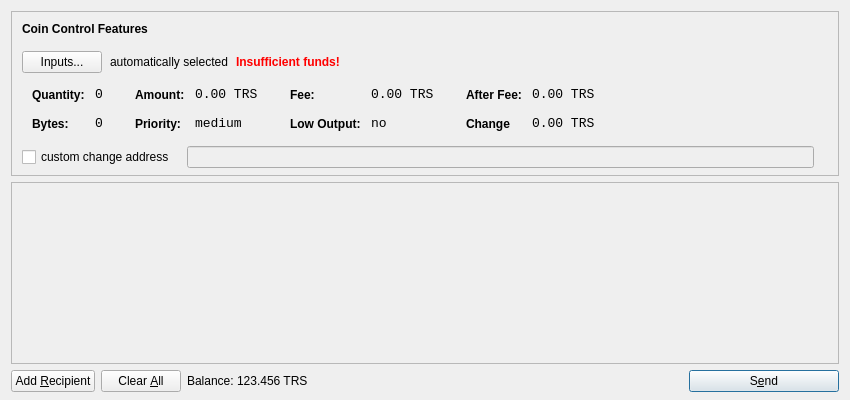
<?xml version="1.0" encoding="UTF-8"?>
<ui version="4.0">
 <class>SendCoinsDialog</class>
 <widget class="QDialog" name="SendCoinsDialog">
  <property name="geometry">
   <rect>
    <x>0</x>
    <y>0</y>
    <width>850</width>
    <height>400</height>
   </rect>
  </property>
  <property name="windowTitle">
   <string>Send Coins</string>
  </property>
  <layout class="QVBoxLayout" name="verticalLayout" stretch="0,1,0">
   <property name="bottomMargin">
    <number>8</number>
   </property>
   <item>
    <widget class="QFrame" name="frameCoinControl">
     <property name="sizePolicy">
      <sizepolicy hsizetype="Expanding" vsizetype="Expanding">
       <horstretch>0</horstretch>
       <verstretch>0</verstretch>
      </sizepolicy>
     </property>
     <property name="maximumSize">
      <size>
       <width>16777215</width>
       <height>16777215</height>
      </size>
     </property>
     <property name="frameShape">
      <enum>QFrame::StyledPanel</enum>
     </property>
     <property name="frameShadow">
      <enum>QFrame::Sunken</enum>
     </property>
     <layout class="QVBoxLayout" name="verticalLayoutCoinControl2">
      <property name="spacing">
       <number>-1</number>
      </property>
      <property name="leftMargin">
       <number>0</number>
      </property>
      <property name="topMargin">
       <number>0</number>
      </property>
      <property name="rightMargin">
       <number>0</number>
      </property>
      <property name="bottomMargin">
       <number>6</number>
      </property>
      <item>
       <layout class="QVBoxLayout" name="verticalLayoutCoinControl" stretch="0,0,0,0,1">
        <property name="spacing">
         <number>0</number>
        </property>
        <property name="leftMargin">
         <number>10</number>
        </property>
        <property name="topMargin">
         <number>10</number>
        </property>
        <item>
         <layout class="QHBoxLayout" name="horizontalLayoutCoinControl1">
          <property name="bottomMargin">
           <number>15</number>
          </property>
          <item>
           <widget class="QLabel" name="labelCoinControlFeatures">
            <property name="sizePolicy">
             <sizepolicy hsizetype="Preferred" vsizetype="Maximum">
              <horstretch>0</horstretch>
              <verstretch>0</verstretch>
             </sizepolicy>
            </property>
            <property name="font">
             <font>
              <weight>75</weight>
              <bold>true</bold>
             </font>
            </property>
            <property name="styleSheet">
             <string notr="true">font-weight:bold;</string>
            </property>
            <property name="text">
             <string>Coin Control Features</string>
            </property>
           </widget>
          </item>
         </layout>
        </item>
        <item>
         <layout class="QHBoxLayout" name="horizontalLayoutCoinControl2" stretch="0,0,0,0">
          <property name="spacing">
           <number>8</number>
          </property>
          <property name="bottomMargin">
           <number>10</number>
          </property>
          <item>
           <widget class="QPushButton" name="pushButtonCoinControl">
            <property name="styleSheet">
             <string notr="true"/>
            </property>
            <property name="text">
             <string>Inputs...</string>
            </property>
           </widget>
          </item>
          <item>
           <widget class="QLabel" name="labelCoinControlAutomaticallySelected">
            <property name="text">
             <string>automatically selected</string>
            </property>
            <property name="margin">
             <number>5</number>
            </property>
           </widget>
          </item>
          <item>
           <widget class="QLabel" name="labelCoinControlInsuffFunds">
            <property name="font">
             <font>
              <weight>75</weight>
              <bold>true</bold>
             </font>
            </property>
            <property name="styleSheet">
             <string notr="true">color:red;font-weight:bold;</string>
            </property>
            <property name="text">
             <string>Insufficient funds!</string>
            </property>
            <property name="margin">
             <number>5</number>
            </property>
           </widget>
          </item>
          <item>
           <spacer name="horizontalSpacerCoinControl">
            <property name="orientation">
             <enum>Qt::Horizontal</enum>
            </property>
            <property name="sizeHint" stdset="0">
             <size>
              <width>40</width>
              <height>1</height>
             </size>
            </property>
           </spacer>
          </item>
         </layout>
        </item>
        <item>
         <widget class="QWidget" name="widgetCoinControl" native="true">
          <property name="sizePolicy">
           <sizepolicy hsizetype="Preferred" vsizetype="Preferred">
            <horstretch>0</horstretch>
            <verstretch>0</verstretch>
           </sizepolicy>
          </property>
          <property name="minimumSize">
           <size>
            <width>0</width>
            <height>0</height>
           </size>
          </property>
          <property name="styleSheet">
           <string notr="true"/>
          </property>
          <layout class="QHBoxLayout" name="horizontalLayoutCoinControl5">
           <property name="margin">
            <number>0</number>
           </property>
           <item>
            <layout class="QHBoxLayout" name="horizontalLayoutCoinControl3" stretch="0,0,0,1">
             <property name="spacing">
              <number>20</number>
             </property>
             <property name="topMargin">
              <number>0</number>
             </property>
             <property name="bottomMargin">
              <number>10</number>
             </property>
             <item>
              <layout class="QFormLayout" name="formLayoutCoinControl1">
               <property name="horizontalSpacing">
                <number>10</number>
               </property>
               <property name="verticalSpacing">
                <number>14</number>
               </property>
               <property name="leftMargin">
                <number>10</number>
               </property>
               <property name="topMargin">
                <number>4</number>
               </property>
               <property name="rightMargin">
                <number>6</number>
               </property>
               <item row="0" column="0">
                <widget class="QLabel" name="labelCoinControlQuantityText">
                 <property name="styleSheet">
                  <string notr="true">font-weight:bold;</string>
                 </property>
                 <property name="text">
                  <string>Quantity:</string>
                 </property>
                 <property name="margin">
                  <number>0</number>
                 </property>
                </widget>
               </item>
               <item row="0" column="1">
                <widget class="QLabel" name="labelCoinControlQuantity">
                 <property name="font">
                  <font>
                   <family>Monospace</family>
                   <pointsize>10</pointsize>
                  </font>
                 </property>
                 <property name="cursor">
                  <cursorShape>IBeamCursor</cursorShape>
                 </property>
                 <property name="contextMenuPolicy">
                  <enum>Qt::ActionsContextMenu</enum>
                 </property>
                 <property name="text">
                  <string>0</string>
                 </property>
                 <property name="margin">
                  <number>0</number>
                 </property>
                 <property name="textInteractionFlags">
                  <set>Qt::LinksAccessibleByMouse|Qt::TextSelectableByKeyboard|Qt::TextSelectableByMouse</set>
                 </property>
                </widget>
               </item>
               <item row="1" column="0">
                <widget class="QLabel" name="labelCoinControlBytesText">
                 <property name="styleSheet">
                  <string notr="true">font-weight:bold;</string>
                 </property>
                 <property name="text">
                  <string>Bytes:</string>
                 </property>
                </widget>
               </item>
               <item row="1" column="1">
                <widget class="QLabel" name="labelCoinControlBytes">
                 <property name="font">
                  <font>
                   <family>Monospace</family>
                   <pointsize>10</pointsize>
                  </font>
                 </property>
                 <property name="cursor">
                  <cursorShape>IBeamCursor</cursorShape>
                 </property>
                 <property name="contextMenuPolicy">
                  <enum>Qt::ActionsContextMenu</enum>
                 </property>
                 <property name="text">
                  <string>0</string>
                 </property>
                 <property name="textInteractionFlags">
                  <set>Qt::LinksAccessibleByMouse|Qt::TextSelectableByKeyboard|Qt::TextSelectableByMouse</set>
                 </property>
                </widget>
               </item>
              </layout>
             </item>
             <item>
              <layout class="QFormLayout" name="formLayoutCoinControl2">
               <property name="horizontalSpacing">
                <number>10</number>
               </property>
               <property name="verticalSpacing">
                <number>14</number>
               </property>
               <property name="leftMargin">
                <number>6</number>
               </property>
               <property name="topMargin">
                <number>4</number>
               </property>
               <property name="rightMargin">
                <number>6</number>
               </property>
               <item row="0" column="0">
                <widget class="QLabel" name="labelCoinControlAmountText">
                 <property name="styleSheet">
                  <string notr="true">font-weight:bold;</string>
                 </property>
                 <property name="text">
                  <string>Amount:</string>
                 </property>
                 <property name="margin">
                  <number>0</number>
                 </property>
                </widget>
               </item>
               <item row="0" column="1">
                <widget class="QLabel" name="labelCoinControlAmount">
                 <property name="font">
                  <font>
                   <family>Monospace</family>
                   <pointsize>10</pointsize>
                  </font>
                 </property>
                 <property name="cursor">
                  <cursorShape>IBeamCursor</cursorShape>
                 </property>
                 <property name="contextMenuPolicy">
                  <enum>Qt::ActionsContextMenu</enum>
                 </property>
                 <property name="text">
                  <string>0.00 TRS</string>
                 </property>
                 <property name="textInteractionFlags">
                  <set>Qt::LinksAccessibleByMouse|Qt::TextSelectableByKeyboard|Qt::TextSelectableByMouse</set>
                 </property>
                </widget>
               </item>
               <item row="1" column="0">
                <widget class="QLabel" name="labelCoinControlPriorityText">
                 <property name="styleSheet">
                  <string notr="true">font-weight:bold;</string>
                 </property>
                 <property name="text">
                  <string>Priority:</string>
                 </property>
                </widget>
               </item>
               <item row="1" column="1">
                <widget class="QLabel" name="labelCoinControlPriority">
                 <property name="font">
                  <font>
                   <family>Monospace</family>
                   <pointsize>10</pointsize>
                  </font>
                 </property>
                 <property name="cursor">
                  <cursorShape>IBeamCursor</cursorShape>
                 </property>
                 <property name="contextMenuPolicy">
                  <enum>Qt::ActionsContextMenu</enum>
                 </property>
                 <property name="text">
                  <string>medium</string>
                 </property>
                 <property name="textInteractionFlags">
                  <set>Qt::LinksAccessibleByMouse|Qt::TextSelectableByKeyboard|Qt::TextSelectableByMouse</set>
                 </property>
                </widget>
               </item>
              </layout>
             </item>
             <item>
              <layout class="QFormLayout" name="formLayoutCoinControl3">
               <property name="horizontalSpacing">
                <number>10</number>
               </property>
               <property name="verticalSpacing">
                <number>14</number>
               </property>
               <property name="leftMargin">
                <number>6</number>
               </property>
               <property name="topMargin">
                <number>4</number>
               </property>
               <property name="rightMargin">
                <number>6</number>
               </property>
               <item row="0" column="0">
                <widget class="QLabel" name="labelCoinControlFeeText">
                 <property name="styleSheet">
                  <string notr="true">font-weight:bold;</string>
                 </property>
                 <property name="text">
                  <string>Fee:</string>
                 </property>
                 <property name="margin">
                  <number>0</number>
                 </property>
                </widget>
               </item>
               <item row="0" column="1">
                <widget class="QLabel" name="labelCoinControlFee">
                 <property name="font">
                  <font>
                   <family>Monospace</family>
                   <pointsize>10</pointsize>
                  </font>
                 </property>
                 <property name="cursor">
                  <cursorShape>IBeamCursor</cursorShape>
                 </property>
                 <property name="contextMenuPolicy">
                  <enum>Qt::ActionsContextMenu</enum>
                 </property>
                 <property name="text">
                  <string>0.00 TRS</string>
                 </property>
                 <property name="textInteractionFlags">
                  <set>Qt::LinksAccessibleByMouse|Qt::TextSelectableByKeyboard|Qt::TextSelectableByMouse</set>
                 </property>
                </widget>
               </item>
               <item row="1" column="0">
                <widget class="QLabel" name="labelCoinControlLowOutputText">
                 <property name="styleSheet">
                  <string notr="true">font-weight:bold;</string>
                 </property>
                 <property name="text">
                  <string>Low Output:</string>
                 </property>
                </widget>
               </item>
               <item row="1" column="1">
                <widget class="QLabel" name="labelCoinControlLowOutput">
                 <property name="font">
                  <font>
                   <family>Monospace</family>
                   <pointsize>10</pointsize>
                  </font>
                 </property>
                 <property name="cursor">
                  <cursorShape>IBeamCursor</cursorShape>
                 </property>
                 <property name="contextMenuPolicy">
                  <enum>Qt::ActionsContextMenu</enum>
                 </property>
                 <property name="text">
                  <string>no</string>
                 </property>
                 <property name="textInteractionFlags">
                  <set>Qt::LinksAccessibleByMouse|Qt::TextSelectableByKeyboard|Qt::TextSelectableByMouse</set>
                 </property>
                </widget>
               </item>
              </layout>
             </item>
             <item>
              <layout class="QFormLayout" name="formLayoutCoinControl4">
               <property name="horizontalSpacing">
                <number>10</number>
               </property>
               <property name="verticalSpacing">
                <number>14</number>
               </property>
               <property name="leftMargin">
                <number>6</number>
               </property>
               <property name="topMargin">
                <number>4</number>
               </property>
               <property name="rightMargin">
                <number>6</number>
               </property>
               <item row="0" column="0">
                <widget class="QLabel" name="labelCoinControlAfterFeeText">
                 <property name="styleSheet">
                  <string notr="true">font-weight:bold;</string>
                 </property>
                 <property name="text">
                  <string>After Fee:</string>
                 </property>
                 <property name="margin">
                  <number>0</number>
                 </property>
                </widget>
               </item>
               <item row="0" column="1">
                <widget class="QLabel" name="labelCoinControlAfterFee">
                 <property name="font">
                  <font>
                   <family>Monospace</family>
                   <pointsize>10</pointsize>
                  </font>
                 </property>
                 <property name="cursor">
                  <cursorShape>IBeamCursor</cursorShape>
                 </property>
                 <property name="contextMenuPolicy">
                  <enum>Qt::ActionsContextMenu</enum>
                 </property>
                 <property name="text">
                  <string>0.00 TRS</string>
                 </property>
                 <property name="textInteractionFlags">
                  <set>Qt::LinksAccessibleByMouse|Qt::TextSelectableByKeyboard|Qt::TextSelectableByMouse</set>
                 </property>
                </widget>
               </item>
               <item row="1" column="0">
                <widget class="QLabel" name="labelCoinControlChangeText">
                 <property name="styleSheet">
                  <string notr="true">font-weight:bold;</string>
                 </property>
                 <property name="text">
                  <string>Change</string>
                 </property>
                </widget>
               </item>
               <item row="1" column="1">
                <widget class="QLabel" name="labelCoinControlChange">
                 <property name="font">
                  <font>
                   <family>Monospace</family>
                   <pointsize>10</pointsize>
                  </font>
                 </property>
                 <property name="cursor">
                  <cursorShape>IBeamCursor</cursorShape>
                 </property>
                 <property name="contextMenuPolicy">
                  <enum>Qt::ActionsContextMenu</enum>
                 </property>
                 <property name="text">
                  <string>0.00 TRS</string>
                 </property>
                 <property name="textInteractionFlags">
                  <set>Qt::LinksAccessibleByMouse|Qt::TextSelectableByKeyboard|Qt::TextSelectableByMouse</set>
                 </property>
                </widget>
               </item>
              </layout>
             </item>
            </layout>
           </item>
          </layout>
         </widget>
        </item>
        <item>
         <layout class="QHBoxLayout" name="horizontalLayoutCoinControl4" stretch="0,0,0">
          <property name="spacing">
           <number>12</number>
          </property>
          <property name="sizeConstraint">
           <enum>QLayout::SetDefaultConstraint</enum>
          </property>
          <property name="topMargin">
           <number>5</number>
          </property>
          <property name="rightMargin">
           <number>5</number>
          </property>
          <item>
           <widget class="QCheckBox" name="checkBoxCoinControlChange">
            <property name="text">
             <string>custom change address</string>
            </property>
           </widget>
          </item>
          <item>
           <widget class="QLineEdit" name="lineEditCoinControlChange">
            <property name="enabled">
             <bool>false</bool>
            </property>
            <property name="sizePolicy">
             <sizepolicy hsizetype="Expanding" vsizetype="Fixed">
              <horstretch>0</horstretch>
              <verstretch>0</verstretch>
             </sizepolicy>
            </property>
           </widget>
          </item>
          <item>
           <widget class="QLabel" name="labelCoinControlChangeLabel">
            <property name="sizePolicy">
             <sizepolicy hsizetype="Preferred" vsizetype="Expanding">
              <horstretch>0</horstretch>
              <verstretch>0</verstretch>
             </sizepolicy>
            </property>
            <property name="minimumSize">
             <size>
              <width>0</width>
              <height>0</height>
             </size>
            </property>
            <property name="text">
             <string/>
            </property>
            <property name="margin">
             <number>3</number>
            </property>
           </widget>
          </item>
         </layout>
        </item>
        <item>
         <spacer name="verticalSpacerCoinControl">
          <property name="orientation">
           <enum>Qt::Vertical</enum>
          </property>
          <property name="sizeHint" stdset="0">
           <size>
            <width>800</width>
            <height>1</height>
           </size>
          </property>
         </spacer>
        </item>
       </layout>
      </item>
     </layout>
    </widget>
   </item>
   <item>
    <widget class="QScrollArea" name="scrollArea">
     <property name="widgetResizable">
      <bool>true</bool>
     </property>
     <widget class="QWidget" name="scrollAreaWidgetContents">
      <property name="geometry">
       <rect>
        <x>0</x>
        <y>0</y>
        <width>830</width>
        <height>165</height>
       </rect>
      </property>
      <layout class="QVBoxLayout" name="verticalLayout_2">
       <property name="margin">
        <number>0</number>
       </property>
       <item>
        <layout class="QVBoxLayout" name="entries">
         <property name="spacing">
          <number>6</number>
         </property>
        </layout>
       </item>
       <item>
        <spacer name="verticalSpacer">
         <property name="orientation">
          <enum>Qt::Vertical</enum>
         </property>
         <property name="sizeHint" stdset="0">
          <size>
           <width>20</width>
           <height>40</height>
          </size>
         </property>
        </spacer>
       </item>
      </layout>
     </widget>
    </widget>
   </item>
   <item>
    <layout class="QHBoxLayout" name="horizontalLayout">
     <item>
      <widget class="QPushButton" name="addButton">
       <property name="toolTip">
        <string>Send to multiple recipients at once</string>
       </property>
       <property name="text">
        <string>Add &amp;Recipient</string>
       </property>
       <property name="icon">
        <iconset resource="../bitcoin.qrc">
         <normaloff>:/icons/add</normaloff>:/icons/add</iconset>
       </property>
       <property name="autoDefault">
        <bool>false</bool>
       </property>
      </widget>
     </item>
     <item>
      <widget class="QPushButton" name="clearButton">
       <property name="sizePolicy">
        <sizepolicy hsizetype="Minimum" vsizetype="Fixed">
         <horstretch>0</horstretch>
         <verstretch>0</verstretch>
        </sizepolicy>
       </property>
       <property name="toolTip">
        <string>Remove all transaction fields</string>
       </property>
       <property name="text">
        <string>Clear &amp;All</string>
       </property>
       <property name="icon">
        <iconset resource="../bitcoin.qrc">
         <normaloff>:/icons/remove</normaloff>:/icons/remove</iconset>
       </property>
       <property name="autoRepeatDelay">
        <number>300</number>
       </property>
       <property name="autoDefault">
        <bool>false</bool>
       </property>
      </widget>
     </item>
     <item>
      <layout class="QHBoxLayout" name="horizontalLayout_2">
       <property name="spacing">
        <number>3</number>
       </property>
       <item>
        <widget class="QLabel" name="label">
         <property name="sizePolicy">
          <sizepolicy hsizetype="Preferred" vsizetype="Fixed">
           <horstretch>0</horstretch>
           <verstretch>0</verstretch>
          </sizepolicy>
         </property>
         <property name="text">
          <string>Balance:</string>
         </property>
        </widget>
       </item>
       <item>
        <widget class="QLabel" name="labelBalance">
         <property name="sizePolicy">
          <sizepolicy hsizetype="Preferred" vsizetype="Fixed">
           <horstretch>0</horstretch>
           <verstretch>0</verstretch>
          </sizepolicy>
         </property>
         <property name="cursor">
          <cursorShape>IBeamCursor</cursorShape>
         </property>
         <property name="text">
          <string>123.456 TRS</string>
         </property>
         <property name="textInteractionFlags">
          <set>Qt::LinksAccessibleByMouse|Qt::TextSelectableByKeyboard|Qt::TextSelectableByMouse</set>
         </property>
        </widget>
       </item>
      </layout>
     </item>
     <item>
      <spacer name="horizontalSpacer">
       <property name="orientation">
        <enum>Qt::Horizontal</enum>
       </property>
       <property name="sizeHint" stdset="0">
        <size>
         <width>40</width>
         <height>20</height>
        </size>
       </property>
      </spacer>
     </item>
     <item>
      <widget class="QPushButton" name="sendButton">
       <property name="minimumSize">
        <size>
         <width>150</width>
         <height>0</height>
        </size>
       </property>
       <property name="toolTip">
        <string>Confirm the send action</string>
       </property>
       <property name="text">
        <string>S&amp;end</string>
       </property>
       <property name="icon">
        <iconset resource="../bitcoin.qrc">
         <normaloff>:/icons/send</normaloff>:/icons/send</iconset>
       </property>
       <property name="default">
        <bool>true</bool>
       </property>
      </widget>
     </item>
    </layout>
   </item>
  </layout>
 </widget>
 <resources>
  <include location="../bitcoin.qrc"/>
 </resources>
 <connections/>
</ui>
